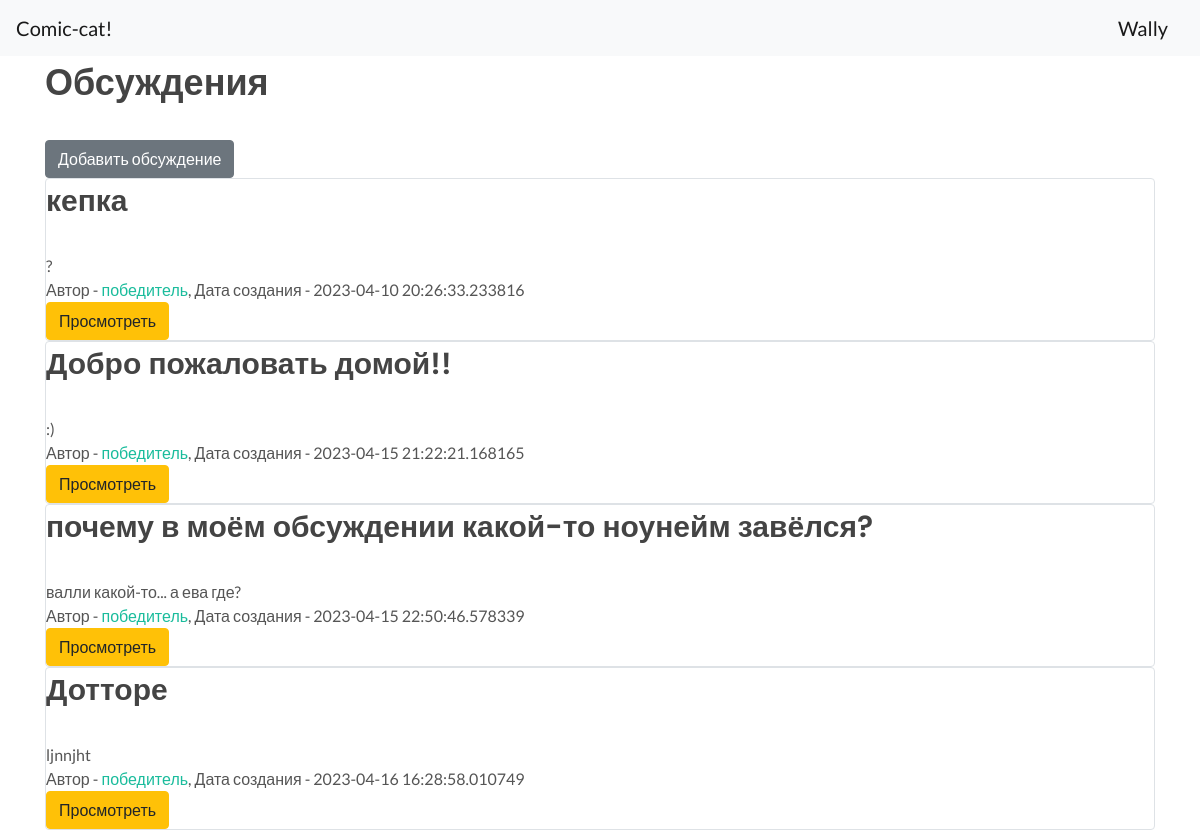
The page /discussions/ (signed in) on the database its author committed.
### data/users.py (models this page shows, shortened)
class User(SqlAlchemyBase, UserMixin, SerializerMixin):
    __tablename__ = 'users'
    id = sqlalchemy.Column(sqlalchemy.Integer,
                           primary_key=True, autoincrement=True)
    name = sqlalchemy.Column(sqlalchemy.String, nullable=True)
    about = sqlalchemy.Column(sqlalchemy.String, nullable=True)
    email = sqlalchemy.Column(sqlalchemy.String,
                              index=True, unique=True, nullable=True)
    hashed_password = sqlalchemy.Column(sqlalchemy.String, nullable=True)
    created_date = sqlalchemy.Column(sqlalchemy.DateTime,
                                     default=datetime.datetime.now)
    favorites = categories = orm.relationship("Comics",
                                              secondary="assoc_favs",
                                              backref="users")
    comics = orm.relationship("Comics", back_populates='user')
    discussions = orm.relationship("Discussions", back_populates='user')
    posts = orm.relationship("Posts", back_populates='user')
    reviews = orm.relationship("Reviews", back_populates='user')

### data/discussions.py (models this page shows)
class Discussions(SqlAlchemyBase, SerializerMixin):
    __tablename__ = 'discussions'
    id = sqlalchemy.Column(sqlalchemy.Integer,
                           primary_key=True, autoincrement=True)
    title = sqlalchemy.Column(sqlalchemy.String, nullable=True)
    content = sqlalchemy.Column(sqlalchemy.String, nullable=True)
    created_date = sqlalchemy.Column(sqlalchemy.DateTime,
                                     default=datetime.datetime.now)
    is_published = sqlalchemy.Column(sqlalchemy.Boolean, default=True)
    user_id = sqlalchemy.Column(sqlalchemy.Integer,
                                sqlalchemy.ForeignKey("users.id"))
    user = orm.relationship('User')
    categories = orm.relationship("Category",
                                  secondary="association",
                                  backref="discussions")
    posts = orm.relationship("Posts", back_populates='discussion')

### main.py (the view)
@app.route("/discussions/")
def discussions():
    db_sess = db_session.create_session()
    discs = db_sess.query(Discussions)
    return render_template("discussions.html", discs=discs)

### data/db_session.py (called while the page is built)
def create_session() -> Session:
    global __factory
    return __factory()

### main.py (called while the page is built)
@login_manager.user_loader
def load_user(user_id):
    db_sess = db_session.create_session()
    return db_sess.query(User).get(user_id)

### templates/discussions.html (shortened to what this page needs)
{% extends "base.html" %}
{% block content %}
<h1>Обсуждения</h1>
{% if current_user.is_authenticated %}
    <a href="discs" class="btn btn-secondary">Добавить обсуждение</a>
{% endif %}
{% for item in discs%}
<div class="col-md6 border rounded">
    <h2>{{item.title}}</h2>
    <div>
        {{item.content}}
    </div>
    <div>
        Автор - <a href="/users/{{ item.user.id }}"> {{item.user.name}}</a>, Дата создания - {{item.created_date}}
    </div>
    <div>
        <a href="/discussions/{{ item.id }}" class="btn btn-warning">
            Просмотреть
        </a>
    </div>
</div>
{% endfor %}
{% endblock %}

### templates/base.html (shortened to what this page needs)
<!doctype html>
<html lang="en">
<head>
	<link rel="stylesheet" href="{{ url_for('static', filename='css/bootstrap.css') }}" type="text/css" />
	<link rel="stylesheet" href="{{ url_for('static', filename='css/style.css') }}" type="text/css" />
	<link rel="stylesheet" href="{{ url_for('static', filename='css/dark.css') }}" type="text/css" />
	<link rel="stylesheet" href="{{ url_for('static', filename='css/font-icons.css') }}" type="text/css" />
	<link rel="stylesheet" href="{{ url_for('static', filename='css/animate.css') }}" type="text/css" />
	<link rel="stylesheet" href="{{ url_for('static', filename='css/magnific-popup.css') }}" type="text/css" />
	<link rel="stylesheet" href="{{ url_for('static', filename='css/custom.css') }}" type="text/css" />
</head>
<body>
<header>
    <nav class="navbar navbar-light bg-light">
        <a class="navbar-brand" href="/">Comic-cat!</a>
        {% if current_user.is_authenticated %}
            <a class="navbar-brand" href="/logout">{{ current_user.name }}</a>
        {% else %}
            <p>
                <a class="btn btn-primary " href="/register">Зарегистрироваться</a>
                <a class="btn btn-success" href="/login">Войти</a>
            </p>
        {% endif %}
    </nav>
</header>
<main role="main" class="container">
    {% block content %}{% endblock %}
</main>
</body>
</html>

### rows shown on the page
User: name "Wally"
Discussions: title "кепка", content "?", user.name "победитель", created_date "2023-04-10 20:26:33.233816"
Discussions: title "Добро пожаловать домой!!", content ":)", user.name "победитель", created_date "2023-04-15 21:22:21.168165"
Discussions: title "почему в моём обсуждении какой-то ноунейм завёлся?", content "валли какой-то... а ева где?", user.name "победитель", created_date "2023-04-15 22:50:46.578339"
Discussions: title "Дотторе", content "ljnnjht", user.name "победитель", created_date "2023-04-16 16:28:58.010749"
